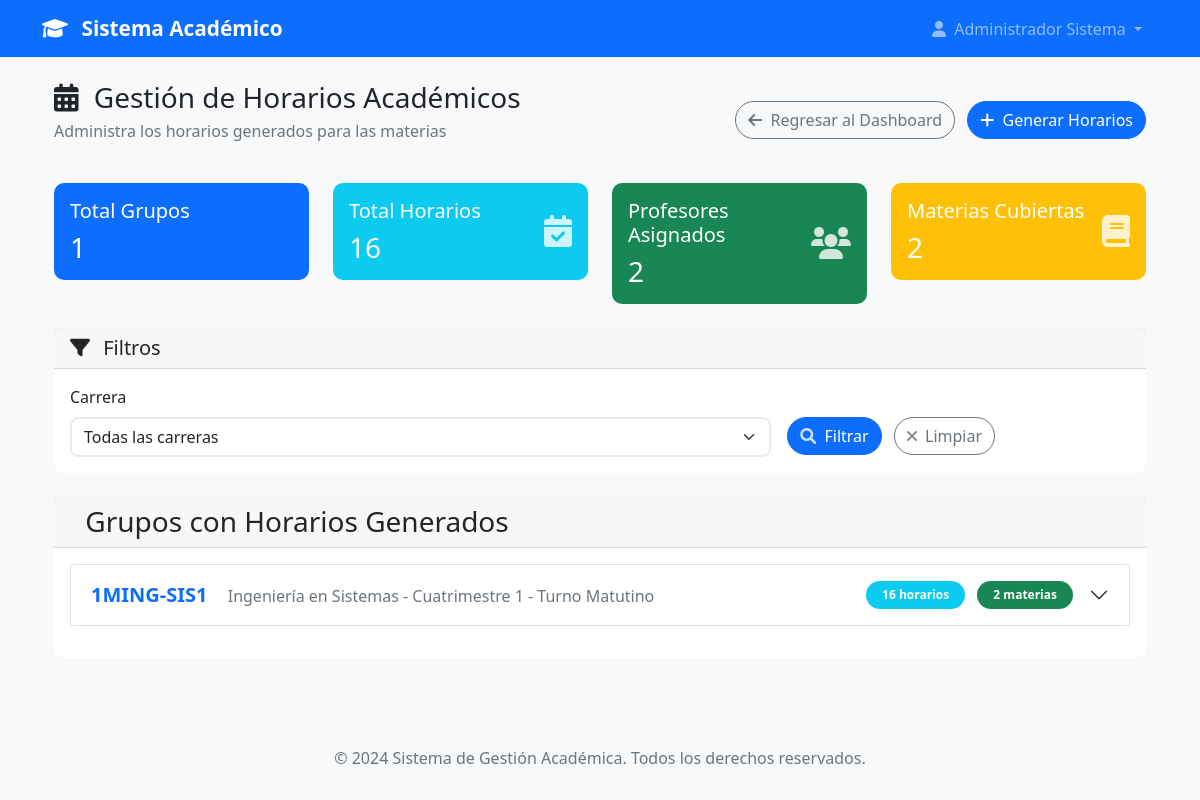
The app's page /admin/horarios-academicos (signed in) with its own data.
### models.py (models this page shows, shortened)
class User(UserMixin, db.Model):
    id = db.Column(db.Integer, primary_key=True)
    username = db.Column(db.String(80), unique=True, nullable=False)
    email = db.Column(db.String(120), unique=True, nullable=False)
    password_hash = db.Column(db.String(120), nullable=False)
    nombre = db.Column(db.String(100), nullable=False)
    apellido = db.Column(db.String(100), nullable=False)
    telefono = db.Column(db.String(20))
    imagen_perfil = db.Column(db.String(200))  # Ruta de la imagen de perfil
    rol = db.Column(db.String(20), nullable=False)
    tipo_profesor = db.Column(db.String(20))
    carreras = db.relationship('Carrera', secondary=user_carreras, backref=db.backref('usuarios', lazy=True))
    materias = db.relationship('Materia', secondary='profesor_materias', backref=db.backref('profesores', lazy=True))
    carrera_id = db.Column(db.Integer, db.ForeignKey('carrera.id'))
    carrera = db.relationship('Carrera', foreign_keys=[carrera_id], backref=db.backref('jefe_carrera', uselist=False))
    fecha_registro = db.Column(db.DateTime, default=datetime.utcnow)
    activo = db.Column(db.Boolean, default=True)
    def get_nombre_completo(self):
        return f"{self.nombre} {self.apellido}"
    def is_admin(self):
        return self.rol == 'admin'

class Grupo(db.Model):
    id = db.Column(db.Integer, primary_key=True)
    codigo = db.Column(db.String(20), nullable=False, unique=True)  # Ej: "1MSC1" (Grupo 1, Matutino, Sistemas, Cuatrimestre 1)
    numero_grupo = db.Column(db.Integer, nullable=False)  # 1, 2, 3, etc.
    turno = db.Column(db.String(1), nullable=False)  # 'M' = Matutino, 'V' = Vespertino
    cuatrimestre = db.Column(db.Integer, nullable=False)  # 1, 2, 3, etc.
    carrera_id = db.Column(db.Integer, db.ForeignKey('carrera.id'), nullable=False)
    carrera = db.relationship('Carrera', backref=db.backref('grupos', lazy=True))
    materias = db.relationship('Materia', secondary='grupo_materias', backref=db.backref('grupos', lazy=True))
    activo = db.Column(db.Boolean, default=True)
    fecha_creacion = db.Column(db.DateTime, default=datetime.utcnow)
    creado_por = db.Column(db.Integer, db.ForeignKey('user.id'), nullable=False)
    creador = db.relationship('User', backref=db.backref('grupos_creados', lazy=True))
    def get_turno_display(self):
        return 'Matutino' if self.turno == 'M' else 'Vespertino'
    def get_carrera_nombre(self):
        return self.carrera.nombre if self.carrera else 'Carrera no encontrada'

class Carrera(db.Model):
    id = db.Column(db.Integer, primary_key=True)
    nombre = db.Column(db.String(150), nullable=False, unique=True)
    codigo = db.Column(db.String(10), nullable=False, unique=True)  # Ej: "ING-SIS", "MED", etc.
    descripcion = db.Column(db.Text)
    facultad = db.Column(db.String(100))
    activa = db.Column(db.Boolean, default=True)
    fecha_creacion = db.Column(db.DateTime, default=datetime.utcnow)
    creada_por = db.Column(db.Integer, db.ForeignKey('user.id'), nullable=False)
    creador = db.relationship('User', foreign_keys=[creada_por], backref=db.backref('carreras_creadas', lazy=True))

### app.py (the view)
@app.route('/admin/horarios-academicos')
@login_required
def gestionar_horarios_academicos():
    if not current_user.is_admin():
        flash('No tienes permisos para acceder a esta página.', 'error')
        return redirect(url_for('dashboard'))
    carrera_id = request.args.get('carrera', type=int)
    query = HorarioAcademico.query.filter_by(activo=True)
    if carrera_id:
        query = query.join(HorarioAcademico.materia).filter(Materia.carrera_id == carrera_id)
    horarios_academicos = query.join(HorarioAcademico.horario).all()
    grupos_con_horarios = {}
    for horario in horarios_academicos:
        grupos_materia = horario.materia.grupos
        if grupos_materia:
            for grupo in grupos_materia:
                if carrera_id and grupo.carrera_id != carrera_id:
                    continue
                grupo_key = grupo.id
                if grupo_key not in grupos_con_horarios:
                    grupos_con_horarios[grupo_key] = {
                        'grupo': grupo,
                        'horarios': []
                    }
                grupos_con_horarios[grupo_key]['horarios'].append(horario)
    for grupo_data in grupos_con_horarios.values():
        grupo_data['horarios'].sort(key=lambda h: (h.get_dia_orden(), h.horario.hora_inicio))
    grupos_lista = sorted(grupos_con_horarios.values(), key=lambda x: x['grupo'].codigo)
    carreras = Carrera.query.filter_by(activa=True).order_by(Carrera.nombre).all()
    total_grupos = len(grupos_lista)
    total_horarios = sum(len(g['horarios']) for g in grupos_lista)
    profesores_unicos = len(set(h.profesor_id for g in grupos_lista for h in g['horarios']))
    materias_unicas = len(set(h.materia_id for g in grupos_lista for h in g['horarios']))
    return render_template('admin/horarios_academicos.html',
                         grupos_con_horarios=grupos_lista,
                         carreras=carreras,
                         total_grupos=total_grupos,
                         total_horarios=total_horarios,
                         profesores_unicos=profesores_unicos,
                         materias_unicas=materias_unicas,
                         filtro_carrera=carrera_id)

### templates/admin/horarios_academicos.html (shortened to what this page needs)
{% extends "base.html" %}
{% block content %}
<div class="container-fluid">
    <div class="row mb-4">
        <div class="col-12">
            <div class="d-flex justify-content-between align-items-center">
                <div>
                    <h1 class="h3 mb-0">
                        <i class="fas fa-calendar-alt me-2"></i>
                        Gestión de Horarios Académicos
                    </h1>
                    <p class="text-muted mt-1">Administra los horarios generados para las materias</p>
                </div>
                <div>
                    <a href="{{ url_for('dashboard') }}" class="btn btn-outline-secondary me-2">
                        <i class="fas fa-arrow-left me-1"></i>
                        Regresar al Dashboard
                    </a>
                    <a href="{{ url_for('generar_horarios_academicos') }}" class="btn btn-primary">
                        <i class="fas fa-plus me-1"></i>
                        Generar Horarios
                    </a>
                </div>
            </div>
        </div>
    </div>
    {% if grupos_con_horarios %}
    <div class="row mb-4">
        <div class="col-md-3">
            <div class="card bg-primary text-white">
                <div class="card-body">
                    <div class="d-flex align-items-center">
                        <div class="flex-grow-1">
                            <h5 class="card-title">Total Grupos</h5>
                            <h3 class="mb-0">{{ total_grupos }}</h3>
                        </div>
                    </div>
                </div>
            </div>
        </div>
        <div class="col-md-3">
            <div class="card bg-info text-white">
                <div class="card-body">
                    <div class="d-flex align-items-center">
                        <div class="flex-grow-1">
                            <h5 class="card-title">Total Horarios</h5>
                            <h3 class="mb-0">{{ total_horarios }}</h3>
                        </div>
                        <div class="flex-shrink-0">
                            <i class="fas fa-calendar-check fa-2x"></i>
                        </div>
                    </div>
                </div>
            </div>
        </div>
        <div class="col-md-3">
            <div class="card bg-success text-white">
                <div class="card-body">
                    <div class="d-flex align-items-center">
                        <div class="flex-grow-1">
                            <h5 class="card-title">Profesores Asignados</h5>
                            <h3 class="mb-0">{{ profesores_unicos }}</h3>
                        </div>
                        <div class="flex-shrink-0">
                            <i class="fas fa-users fa-2x"></i>
                        </div>
                    </div>
                </div>
            </div>
        </div>
        <div class="col-md-3">
            <div class="card bg-warning text-white">
                <div class="card-body">
                    <div class="d-flex align-items-center">
                        <div class="flex-grow-1">
                            <h5 class="card-title">Materias Cubiertas</h5>
                            <h3 class="mb-0">{{ materias_unicas }}</h3>
                        </div>
                        <div class="flex-shrink-0">
                            <i class="fas fa-book fa-2x"></i>
                        </div>
                    </div>
                </div>
            </div>
        </div>
    </div>
    {% endif %}
    <div class="row mb-4">
        <div class="col-12">
            <div class="card">
                <div class="card-header">
                    <h5 class="mb-0">
                        <i class="fas fa-filter me-2"></i>
                        Filtros
                    </h5>
                </div>
                <div class="card-body">
                    <form method="GET" class="row g-3">
                        <div class="col-md-8">
                            <label for="carrera" class="form-label">Carrera</label>
                            <select class="form-select" id="carrera" name="carrera">
                                <option value="">Todas las carreras</option>
                            </select>
                        </div>
                        <div class="col-md-4">
                            <label class="form-label">&nbsp;</label>
                            <div>
                                <button type="submit" class="btn btn-primary me-2">
                                    <i class="fas fa-search me-1"></i>
                                    Filtrar
                                </button>
                                <a href="{{ url_for('gestionar_horarios_academicos') }}" class="btn btn-outline-secondary">
                                    <i class="fas fa-times me-1"></i>
                                    Limpiar
                                </a>
                            </div>
                        </div>
                    </form>
                </div>
            </div>
        </div>
    </div>
    <div class="row">
        <div class="col-12">
            <div class="card">
                <div class="card-header">
                    <h3 class="card-title mb-0">
                        Grupos con Horarios Generados
                    </h3>
                </div>
                <div class="card-body">
                    {% if grupos_con_horarios %}
                        <div class="accordion" id="accordionGrupos">
                            {% for item in grupos_con_horarios %}
                            {% set grupo = item.grupo %}
                            {% set horarios = item.horarios %}
                            <div class="accordion-item mb-3">
                                <h2 class="accordion-header" id="heading{{ grupo.id }}">
                                    <button class="accordion-button collapsed" type="button" data-bs-toggle="collapse"
                                            data-bs-target="#collapse{{ grupo.id }}" aria-expanded="false"
                                            aria-controls="collapse{{ grupo.id }}">
                                        <div class="d-flex justify-content-between align-items-center w-100 me-3">
                                            <div>
                                                <strong class="text-primary fs-5">{{ grupo.codigo }}</strong>
                                                <span class="text-muted ms-3">
                                                    {{ grupo.get_carrera_nombre() }} -
                                                    Cuatrimestre {{ grupo.cuatrimestre }} -
                                                    Turno {{ grupo.get_turno_display() }}
                                                </span>
                                            </div>
                                            <div>
                                                <span class="badge bg-info me-2">{{ horarios|length }} horarios</span>
                                                <span class="badge bg-success">{{ grupo.materias|length }} materias</span>
                                            </div>
                                        </div>
                                    </button>
                                </h2>
                            </div>
                            {% endfor %}
                        </div>
                    {% endif %}
                </div>
            </div>
        </div>
    </div>
</div>
{% endblock %}

### templates/base.html (shortened to what this page needs)
<!DOCTYPE html>
<html lang="es">
<head>
    <link href="https://cdn.jsdelivr.net/npm/bootstrap@5.1.3/dist/css/bootstrap.min.css" rel="stylesheet">
    <link rel="stylesheet" href="https://cdnjs.cloudflare.com/ajax/libs/font-awesome/6.0.0/css/all.min.css">
    <link rel="stylesheet" href="{{ url_for('static', filename='css/style.css') }}">
</head>
<body>
    <nav class="navbar navbar-expand-lg navbar-dark bg-primary">
        <div class="container">
            <a class="navbar-brand" href="{{ url_for('index') }}">
                <i class="fas fa-graduation-cap me-2"></i>
                Sistema Académico
            </a>
            <div class="collapse navbar-collapse" id="navbarNav">
                <ul class="navbar-nav ms-auto">
                    {% if current_user.is_authenticated %}
                        <li class="nav-item dropdown">
                            <a class="nav-link dropdown-toggle" href="#" id="navbarDropdown" role="button" data-bs-toggle="dropdown">
                                <i class="fas fa-user me-1"></i>
                                {{ current_user.get_nombre_completo() }}
                            </a>
                        </li>
                    {% endif %}
                </ul>
            </div>
        </div>
    </nav>
    <main class="py-4">
        <div class="container">
            {% block content %}{% endblock %}
        </div>
    </main>
    <footer class="bg-light text-center py-3 mt-5">
        <div class="container">
            <p class="text-muted mb-0">&copy; 2024 Sistema de Gestión Académica. Todos los derechos reservados.</p>
        </div>
    </footer>
</body>
</html>

### records on screen
User: get_nombre_completo "Administrador Sistema"
Grupo: codigo "1MING-SIS1", cuatrimestre "1", turno "Matutino"
Carrera: get_carrera_nombre "Ingeniería en Sistemas"

### other values on screen
{{ total_grupos }} "1"
{{ total_horarios }} "16"
{{ profesores_unicos }} "2"
{{ materias_unicas }} "2"
{{ horarios|length }} "16"
{{ grupo.materias|length }} "2"
